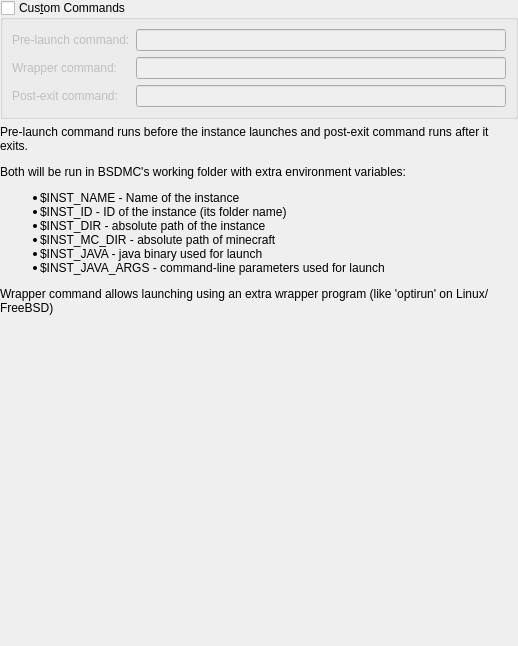
<?xml version="1.0" encoding="UTF-8"?>
<ui version="4.0">
 <class>CustomCommands</class>
 <widget class="QWidget" name="CustomCommands">
  <property name="geometry">
   <rect>
    <x>0</x>
    <y>0</y>
    <width>518</width>
    <height>646</height>
   </rect>
  </property>
  <layout class="QVBoxLayout" name="verticalLayout">
   <property name="leftMargin">
    <number>0</number>
   </property>
   <property name="topMargin">
    <number>0</number>
   </property>
   <property name="rightMargin">
    <number>0</number>
   </property>
   <property name="bottomMargin">
    <number>0</number>
   </property>
   <item>
    <widget class="QGroupBox" name="customCommandsGroupBox">
     <property name="enabled">
      <bool>true</bool>
     </property>
     <property name="title">
      <string>Cus&amp;tom Commands</string>
     </property>
     <property name="checkable">
      <bool>true</bool>
     </property>
     <property name="checked">
      <bool>false</bool>
     </property>
     <layout class="QGridLayout" name="gridLayout_4">
      <item row="2" column="0">
       <widget class="QLabel" name="labelPostExitCmd">
        <property name="text">
         <string>Post-exit command:</string>
        </property>
       </widget>
      </item>
      <item row="0" column="1">
       <widget class="QLineEdit" name="preLaunchCmdTextBox"/>
      </item>
      <item row="0" column="0">
       <widget class="QLabel" name="labelPreLaunchCmd">
        <property name="text">
         <string>Pre-launch command:</string>
        </property>
       </widget>
      </item>
      <item row="2" column="1">
       <widget class="QLineEdit" name="postExitCmdTextBox"/>
      </item>
      <item row="1" column="0">
       <widget class="QLabel" name="labelWrapperCmd">
        <property name="text">
         <string>Wrapper command:</string>
        </property>
       </widget>
      </item>
      <item row="1" column="1">
       <widget class="QLineEdit" name="wrapperCmdTextBox"/>
      </item>
     </layout>
    </widget>
   </item>
   <item>
    <widget class="QLabel" name="labelCustomCmdsDescription">
     <property name="text">
      <string>&lt;html&gt;&lt;head/&gt;&lt;body&gt;&lt;p&gt;Pre-launch command runs before the instance launches and post-exit command runs after it exits.&lt;/p&gt;&lt;p&gt;Both will be run in BSDMC's working folder with extra environment variables:&lt;/p&gt;&lt;ul&gt;&lt;li&gt;$INST_NAME - Name of the instance&lt;/li&gt;&lt;li&gt;$INST_ID - ID of the instance (its folder name)&lt;/li&gt;&lt;li&gt;$INST_DIR - absolute path of the instance&lt;/li&gt;&lt;li&gt;$INST_MC_DIR - absolute path of minecraft&lt;/li&gt;&lt;li&gt;$INST_JAVA - java binary used for launch&lt;/li&gt;&lt;li&gt;$INST_JAVA_ARGS - command-line parameters used for launch&lt;/li&gt;&lt;/ul&gt;&lt;p&gt;Wrapper command allows launching using an extra wrapper program (like 'optirun' on Linux/FreeBSD)&lt;/p&gt;&lt;/body&gt;&lt;/html&gt;</string>
     </property>
     <property name="alignment">
      <set>Qt::AlignLeading|Qt::AlignLeft|Qt::AlignTop</set>
     </property>
     <property name="wordWrap">
      <bool>true</bool>
     </property>
     <property name="textInteractionFlags">
      <set>Qt::LinksAccessibleByMouse|Qt::TextSelectableByMouse</set>
     </property>
    </widget>
   </item>
   <item>
    <spacer name="verticalSpacer">
     <property name="orientation">
      <enum>Qt::Vertical</enum>
     </property>
     <property name="sizeHint" stdset="0">
      <size>
       <width>20</width>
       <height>40</height>
      </size>
     </property>
    </spacer>
   </item>
  </layout>
 </widget>
 <resources/>
 <connections/>
</ui>
